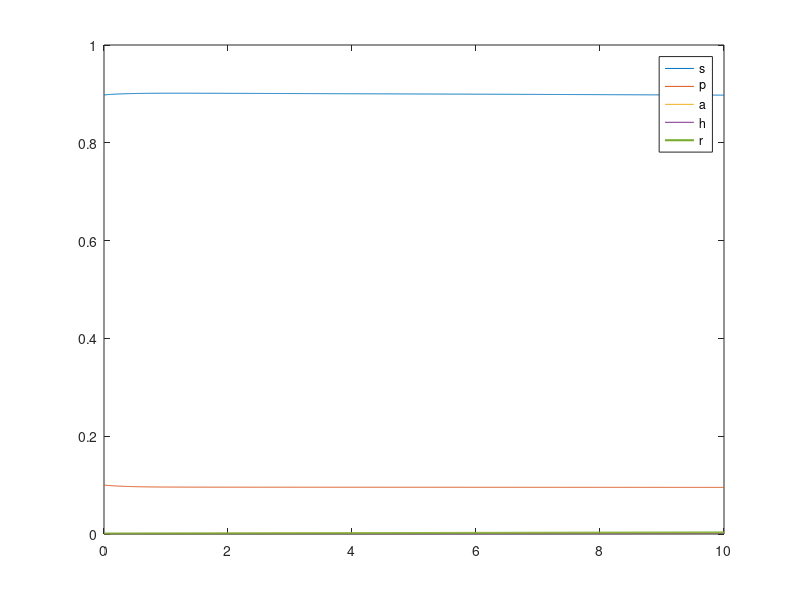
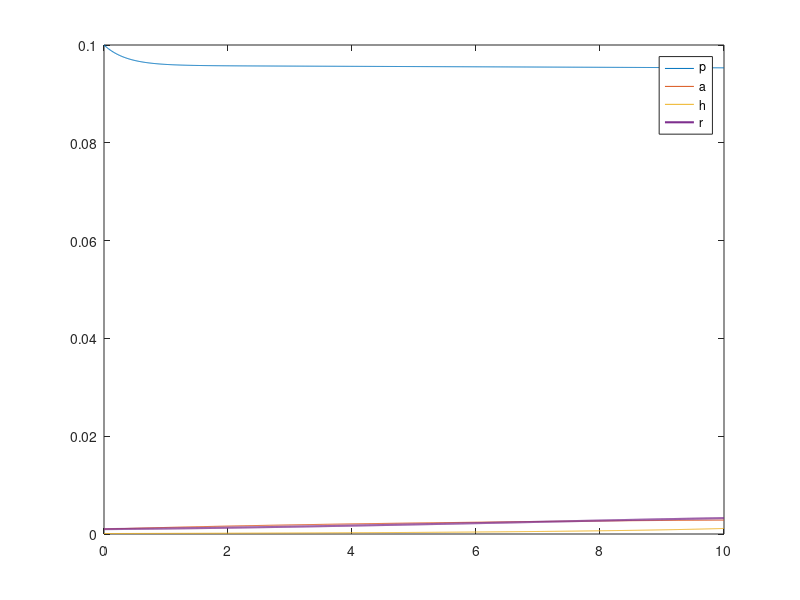
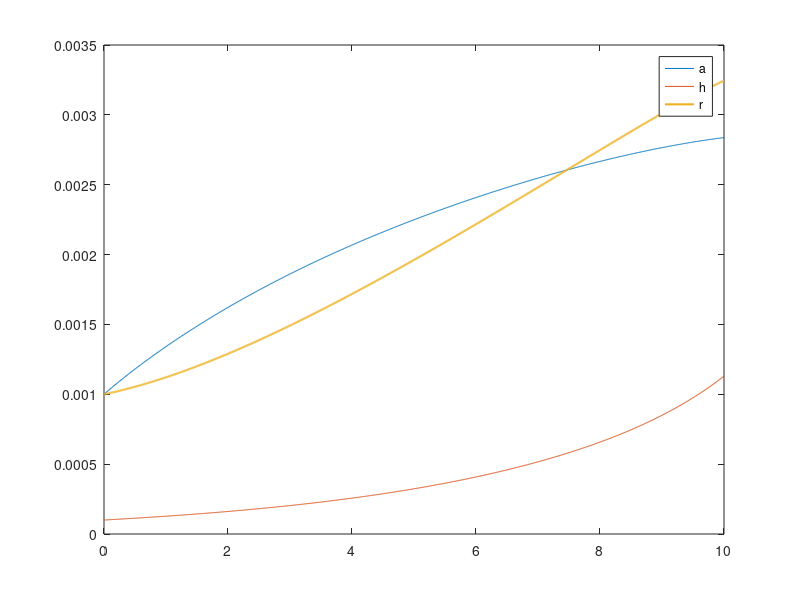
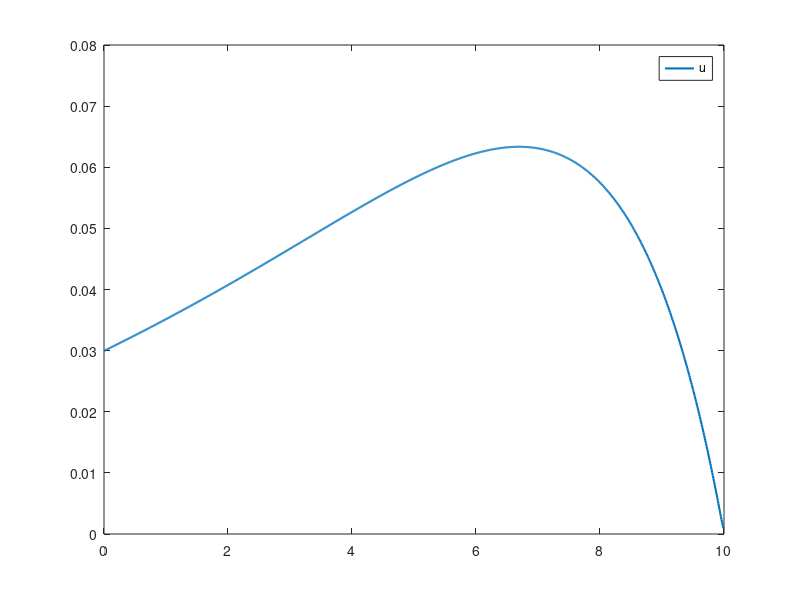

MATLAB code to generate these figures, in order:
clc
clear
close all

%% Read results from file

fileID=fopen('UcontrolVPDF4.txt','r');
formatSpec='%f %f %f %f %f %f %f';
xsize=[7 Inf];
x=fscanf(fileID,formatSpec,xsize);
x=x';

t = x(:, 1); 
s = x(:, 2); 
p = x(:, 3); 
a = x(:, 4); 
h = x(:, 5);
r = x(:, 6); 
u = x(:, 7);  % control

%% Making sure S+P+A+H+R=1
erro1 = mean(sum(x(:,2:6),2) - ones(size(x(:,2:6),1),1));
fprintf("Erro:%d\n",erro1)

%% Plots
figure; 
plot(t, s, t, p, t, a, t, h, t, r, 'LineWidth',1.5); 
legend('s', 'p', 'a', 'h', 'r'); 

figure; 
plot(t, p, t, a, t, h, t, r, 'LineWidth',1.5); 
legend('p', 'a', 'h', 'r');

figure; 
plot(t, a, t, h, t, r, 'LineWidth',1.5); 
legend('a', 'h', 'r');

figure; 
plot(t, u, 'LineWidth',1.5); 
legend('u');

